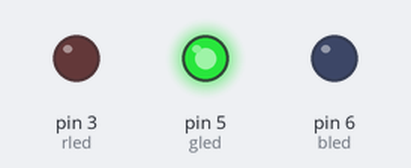
This sketch was run on a simulated Arduino Uno, built with avr-gcc and run on an emulated ATmega328P. On the bench: output pins drawn as LEDs (lit = HIGH).

Above: at 0.5 s.
At 1.5 s:
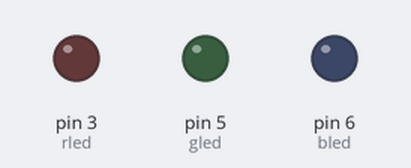
At 2.9 s:
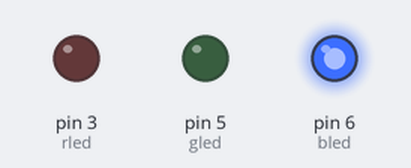
At 4.1 s:
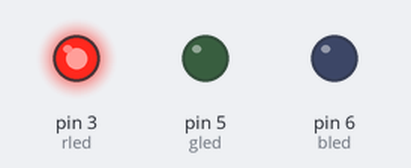
Timing chart, 0 to 4.6 s (numbered marks = the images above):
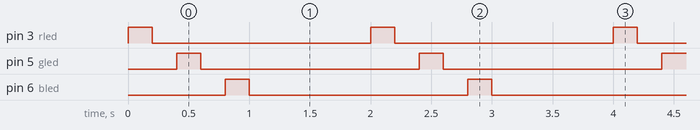

The sketch:

RGB-Blink.ino
```cpp
int rled = 3;
int gled = 5;
int bled = 6;

void setup() {
  pinMode(rled, OUTPUT);
  pinMode(gled, OUTPUT);
  pinMode(bled, OUTPUT);
}

// the loop function runs over and over again forever
void loop() {
  digitalWrite(rled, HIGH);
  delay(200);
  digitalWrite(rled, LOW);
  delay(200);
  digitalWrite(gled, HIGH);
  delay(200);
  digitalWrite(gled, LOW);
  delay(200);
  digitalWrite(bled, HIGH);
  delay(200);
  digitalWrite(bled, LOW);
  delay(1000);
}
```

Measured:
- by itself, pin 3 (rled), pin 5 (gled), pin 6 (bled): alternates HIGH for 0.20 s and LOW for 1.8 s
- by itself, everything shown: repeats every 2.0 s, in 6 steps
